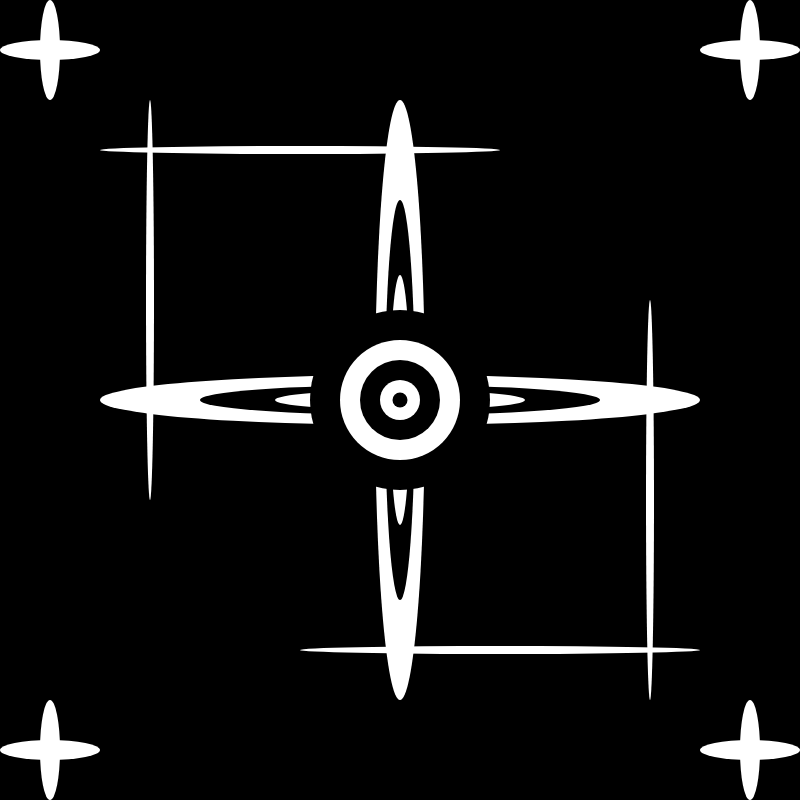
Frame 1 (no input)
Frame 2 (the mouse pressed at the canvas centre, redrawn once): identical to frame 1, image omitted

The p5.js sketch that drew this single still picture (run headless with seeded random() and noise() and a simulated clock; the mouse was pressed at the canvas centre and the sketch redrawn once):

// p5.js sketch
// ── sketch.js
function setup() {
  createCanvas(800, 800);
  noLoop();
}

function draw() {
  background(0);
  noStroke();
  
  // Create a galaxy-like spiral pattern with just ellipses
  fill(255);
  ellipse(400, 400, 600, 50);
  ellipse(400, 400, 50, 600);
  
  fill(0);
  ellipse(400, 400, 400, 30);
  ellipse(400, 400, 30, 400);
  
  fill(255);
  ellipse(400, 400, 250, 20);
  ellipse(400, 400, 20, 250);
  
  // Radiating spokes with extreme ellipses
  fill(0);
  ellipse(200, 200, 300, 10);
  ellipse(600, 200, 300, 10);
  ellipse(200, 600, 300, 10);
  ellipse(600, 600, 300, 10);
  
  // Diagonal streaks
  fill(255);
  ellipse(300, 150, 400, 8);
  ellipse(500, 650, 400, 8);
  ellipse(150, 300, 8, 400);
  ellipse(650, 500, 8, 400);
  
  // Central explosion effect with varying sizes
  fill(0);
  ellipse(400, 400, 180, 180);
  fill(255);
  ellipse(400, 400, 120, 120);
  fill(0);
  ellipse(400, 400, 80, 80);
  fill(255);
  ellipse(400, 400, 40, 40);
  fill(0);
  ellipse(400, 400, 15, 15);
  
  // Corner bursts
  fill(255);
  ellipse(50, 50, 100, 20);
  ellipse(750, 50, 100, 20);
  ellipse(50, 750, 100, 20);
  ellipse(750, 750, 100, 20);
  ellipse(50, 50, 20, 100);
  ellipse(750, 50, 20, 100);
  ellipse(50, 750, 20, 100);
  ellipse(750, 750, 20, 100);
  
  // Edge accents
  fill(0);
  ellipse(400, 50, 150, 30);
  ellipse(400, 750, 150, 30);
  ellipse(50, 400, 30, 150);
  ellipse(750, 400, 30, 150);
}
